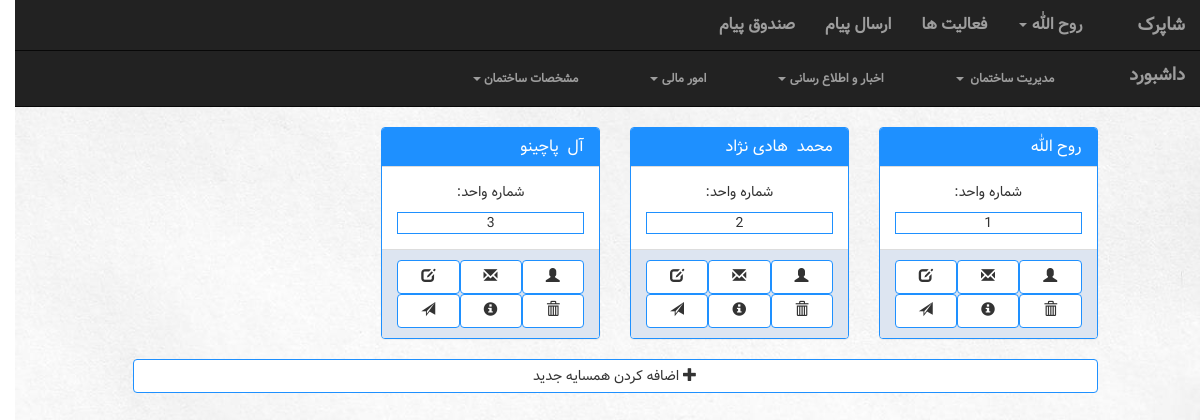
The page /building/1/cneighbor/ (signed in) on the database as committed earlier.
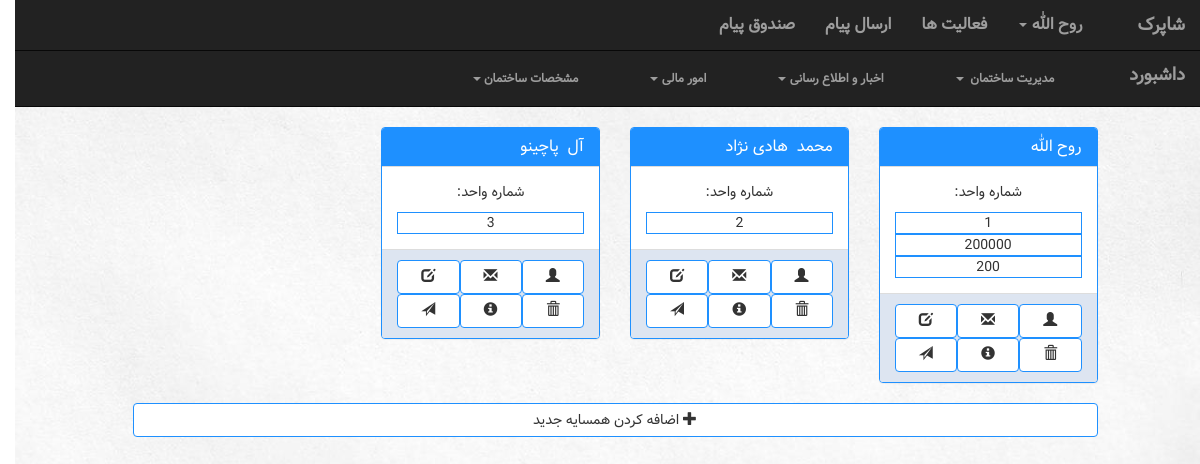
The same page on the database as committed later.
### manageUser/models.py (models this page shows, shortened)
class Account(models.Model):
    user = models.OneToOneField(User, on_delete=models.CASCADE)
    type = models.IntegerField(default=UserType.MANAGER)
    activation_key = models.CharField(max_length=40, blank=True, null=True)

### building/models.py (models this page shows, shortened)
class Unit(models.Model):
    size = models.IntegerField()
    info = models.TextField()
    number = models.IntegerField()
    account = models.ForeignKey(Account, on_delete=models.CASCADE, null=True, blank=True)
    building = models.ForeignKey(Building, on_delete=models.CASCADE)

### building/views.py (the view, shortened to what this page needs)
# urls.py: url(r'^(?P<building_id>[0-9]+)/cneighbor/$', views.Cneighbor.as_view(), name="cneighbor"),
class Cneighbor(View):
    form_class = myForm.CreateNeighborForm
    template_name = 'building/cneighbor.html'
    def get(self, request, building_id):
        getbuilding = Building.objects.get(pk=building_id)
        neighbor_unit = {}
        for unit in Unit.objects.filter(building=getbuilding):
            if unit.account is not None:
                neighbor_unit[unit.account] = Unit.objects.filter(account=unit.account)
        context = {'building': getbuilding,
                    'accountType':  Account.objects.get(user=request.user).type,
                    'neighbor_unit': neighbor_unit,
                    'createNeighborForm': self.form_class,
                    }
        return render(request, self.template_name, context)

### building/templates/building/cneighbor.html (shortened to what this page needs)
{% extends 'building/UserNavBar.html' %}
{% block navbar %}{% if accountType == 1 %} {% include 'building/managerNavBar.html' %} {% else %} {% include 'building/neighborNavBar.html' %}  {% endif %}{% endblock %}
{% block body %}
 <div class='row'>
    <div class="col-sm-10 col-lg-offset-1">
        {% for account,units in neighbor_unit.items %}
        <div class='col-sm-3'>
        <div class="panel panel-default">
          <div class="panel-heading">
            <h4 class='panel-title'>{{account.user.first_name}} &nbsp;{{account.user.last_name}}</h4>
          </div>
          <div class="panel-body">
            <p>شماره واحد:
            </p>
                {% for unit in units %}
                       <div style="border: 1px solid dodgerblue"> {{  unit.number }} </div>
                    {% endfor %}
          </div>
          <div class='panel-footer container-fluid'>
              <a class='col-md-4 btn btn-default' href='#' data-toggle="tooltip" title="تغییر مشخصات ساکن"><span class="glyphicon glyphicon-edit" aria-hidden="true"></span></a>
              <a class='col-md-4 btn btn-default' href='#' data-toggle="tooltip"  title="ارسال پیام"><span class="glyphicon glyphicon-envelope" aria-hidden="true"></span></a>
              <a class='col-md-4 btn btn-default' href='#' data-toggle="tooltip"  title="ایجاد نقش"><span class="glyphicon glyphicon-user" aria-hidden="true"></span></a>
              <a class='col-md-4 btn btn-default' href='#' data-toggle="tooltip" title="ارسال نام کاربری و رمز عبور"><span class="glyphicon glyphicon-send" aria-hidden="true"></span></a>
              <a class='col-md-4 btn btn-default' href='#' data-toggle="tooltip" title="مشخصات ساکن"><span class="glyphicon glyphicon-info-sign" aria-hidden="true"></span></a>
              <a class='col-md-4 btn btn-default' href='#' data-toggle="tooltip" title="حذف همسایه"><span class="glyphicon glyphicon-trash" aria-hidden="true"></span></a>
          </div>
        </div>
            </div>
            {% endfor %}
        <div class="col-md-12">
            <button class="col-md-12 btn btn-default" data-toggle="modal" data-target="#myModal">  <span class="glyphicon glyphicon-plus" aria-hidden="true"></span> اضافه کردن همسایه جدید </button>
        </div>
    </div>
    </div>
{% endblock %}

Rows that differ between the two databases and show on the page:
added Unit: number "200000", shown under Account "روح الله"
added Unit: number "200", shown under Account "روح الله"
